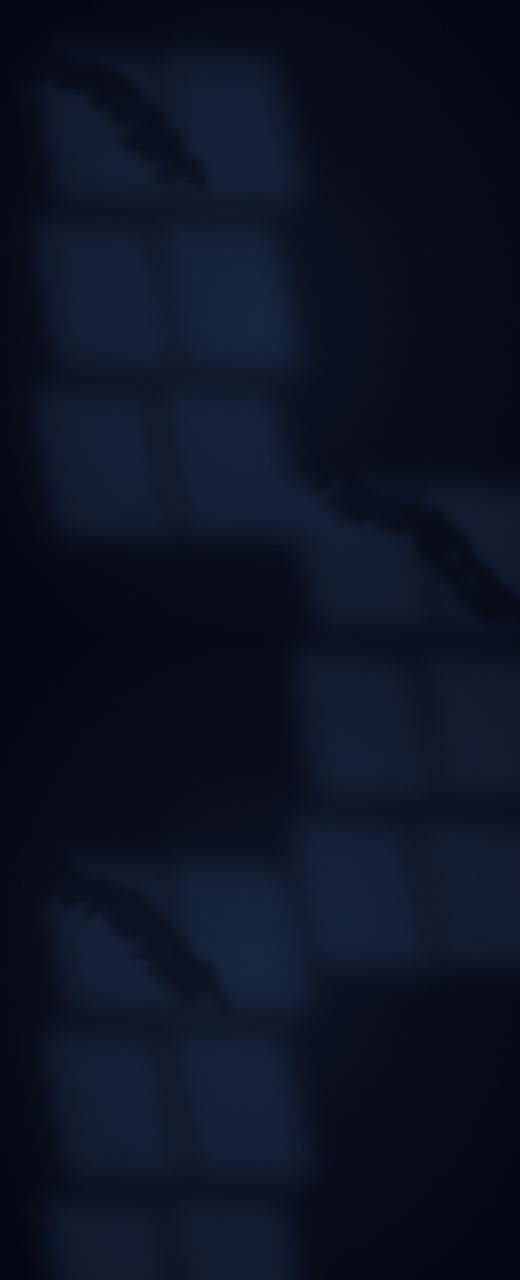
#> input picture tools/reel_v7/v7-lenguaje-corporal-auriemma/wall2.jpg, 2600 x 6400 px, given in place of geno.jpg, which was not available (shown at 1/5 size); the run also reads 1 picture not shown here
$ python cut.py
#> lines starting #> are read from the running program, lines starting #| are printed output that depends on the picture; after the words box and inside, x2 and y2 are one past the last pixel; in counts of white or black regions, pixels touching at a corner belong together
### tools/reel_v7/bielsa/grade.py
"""B/N de negros profundos; solo sobrevive el azul (equipación, detalles), llevado al azul de marca. Máscara suavizada."""
import cv2, numpy as np, sys
def grade(src, dst, keep_blue=True):
#> called with src = 'photos/geno_crop.jpg', dst = 'img/geno_g.jpg', keep_blue = True
    im = cv2.imread(src, cv2.IMREAD_UNCHANGED)
    a = im[..., 3] if im.shape[2] == 4 else None
    bgr = im[..., :3].astype(np.float32) / 255
    g = cv2.cvtColor((bgr*255).astype(np.uint8), cv2.COLOR_BGR2GRAY).astype(np.float32)/255
    g = np.clip((g - 0.06) / 0.88, 0, 1); g = g**1.18                         # negros profundos
    g = g*g*(3-2*g)*0.55 + g*0.45                                            # curva en S suave
    out = np.dstack([g, g, g])
    if keep_blue:
        hsv = cv2.cvtColor((bgr*255).astype(np.uint8), cv2.COLOR_BGR2HSV).astype(np.float32)
        h, s, v = hsv[..., 0], hsv[..., 1], hsv[..., 2]
        m = ((h > 95) & (h < 128) & (s > 95) & (v > 45)).astype(np.float32)
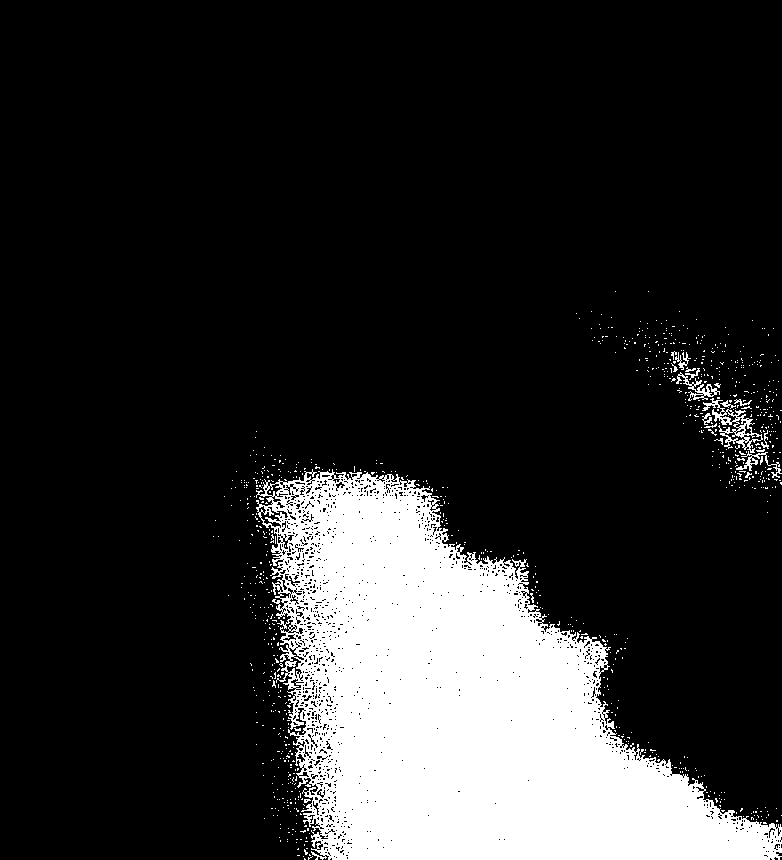
#> m: shape (860, 782) float32; values 0 (black) and 1 (white), 16.9% white; 908 white regions (891 under 20 px), largest, box (x1, y1, x2, y2) and area: (256, 469, 782, 860) 109962, (702, 398, 763, 453) 807, (676, 372, 720, 401) 330
        m = cv2.morphologyEx(m, cv2.MORPH_OPEN, np.ones((3, 3), np.uint8))
#> m: shape (860, 782) float32; values 0 (black) and 1 (white), 15.4% white; 132 white regions (90 under 20 px), largest, box (x1, y1, x2, y2) and area: (279, 474, 782, 860) 101062, (288, 612, 304, 625) 95, (278, 497, 288, 512) 90
        m = cv2.GaussianBlur(m, (0, 0), 3.5)
        brand = np.array([255, 109, 99], np.float32)/255   # #636DFF en BGR
        light = np.array([255, 168, 106], np.float32)/255  # #6AA8FF
        lum = np.clip(g*1.25, 0, 1)[..., None]
        col = brand*(1-lum)*1.1 + light*lum
        col = col*(0.35+0.75*lum)
        out = out*(1-m[..., None]) + col*m[..., None]
    out = (np.clip(out, 0, 1)*255).astype(np.uint8)
    if a is not None: out = np.dstack([out, a])
    cv2.imwrite(dst, out)
# [4 lines that do not run on import are left out]

### tools/reel_v7/v7-lenguaje-corporal-auriemma/cut.py
"""Preparación de fotos (v7-lenguaje-corporal-auriemma). python3 cut.py
Las fotos se bajan en el sandbox de Higgsfield (Commons no descarga desde nuestro contenedor) y llegan por image_paths:
- Geno-Auriemma-UConn-vs-Texas-3-23-08.jpg → photos/geno.jpg (782×988, original)
- Breanna_Stewart_2015.jpg → photos/stewart.jpg (335×562, original)
- Harry_A._Gampel_Pavilion_…DSC09954.JPG → photos/gampel.jpg (1200 px)
- UConn_Huskies_at_Minnesota_…070_(53345964171).jpg → photos/bench.jpg (1400 px)
Se probó rembg (u2net_human_seg): el recorte arrastraba caras del público detrás de Auriemma y abría un hueco en el trofeo
de Stewart. No queda limpio → las cuatro fotos van enmarcadas (recortadas y graduadas, B/N con el azul)."""
import sys; sys.path.insert(0, '../bielsa'); from grade import grade
from PIL import Image
Image.open('photos/geno.jpg').crop((0, 0, 782, 860)).save('photos/geno_crop.jpg', quality=94)
grade('photos/geno_crop.jpg', 'img/geno_g.jpg', keep_blue=True)
grade('photos/stewart.jpg', 'img/stewart_g.jpg', keep_blue=True)
#> call 2 of grade, with src = 'photos/stewart.jpg', dst = 'img/stewart_g.jpg', keep_blue = True
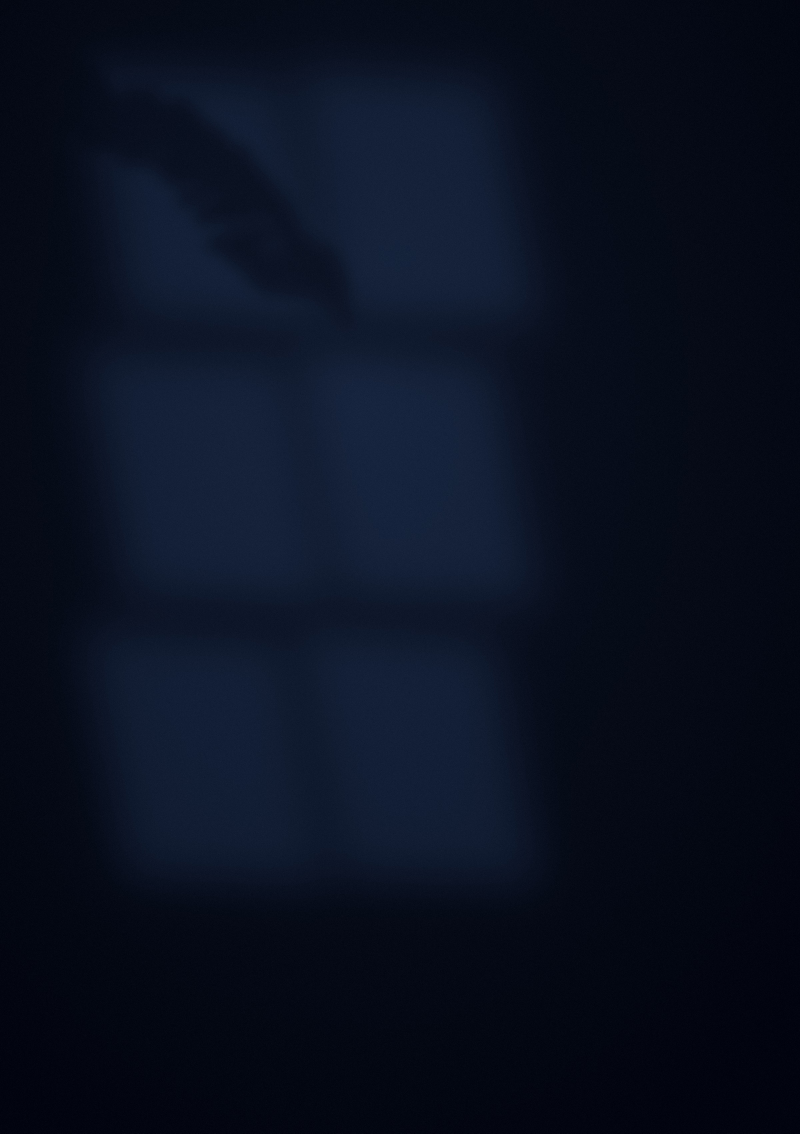
#> input picture tools/reel_v7/bielsa/wall.jpg, 2400 x 3400 px, given in place of stewart.jpg, which was not available (shown at 1/3 size)
#> in grade, im is the input picture: shape (3400, 2400, 3); mean B, G, R 32.2, 16.5, 9.7
#> in grade (call 2), `m = ((h > 95) & (h < 128) & (s > 95) & (v > 45)).astype(np.float32)`: m: shape (3400, 2400) float32; values 0 (black) and 1 (white), 25.7% white; 12556 white regions (12324 under 20 px), largest, box (x1, y1, x2, y2) and area: (306, 229, 1584, 1814) 1405441, (318, 1882, 1539, 2599) 655434, (949, 2427, 974, 2466) 304
#> in grade (call 2), `m = cv2.morphologyEx(m, cv2.MORPH_OPEN, np.ones((3, 3), np.uint8))`: m: shape (3400, 2400) float32; values 0 (black) and 1 (white), 22.9% white; 2751 white regions (1893 under 20 px), largest, box (x1, y1, x2, y2) and area: (329, 1011, 1553, 1791) 761443, (600, 250, 1566, 974) 398823, (898, 1911, 1512, 2571) 290320
grade('photos/gampel.jpg', 'img/gampel_g.jpg', keep_blue=True)
#> call 3 of grade, with src = 'photos/gampel.jpg', dst = 'img/gampel_g.jpg', keep_blue = True
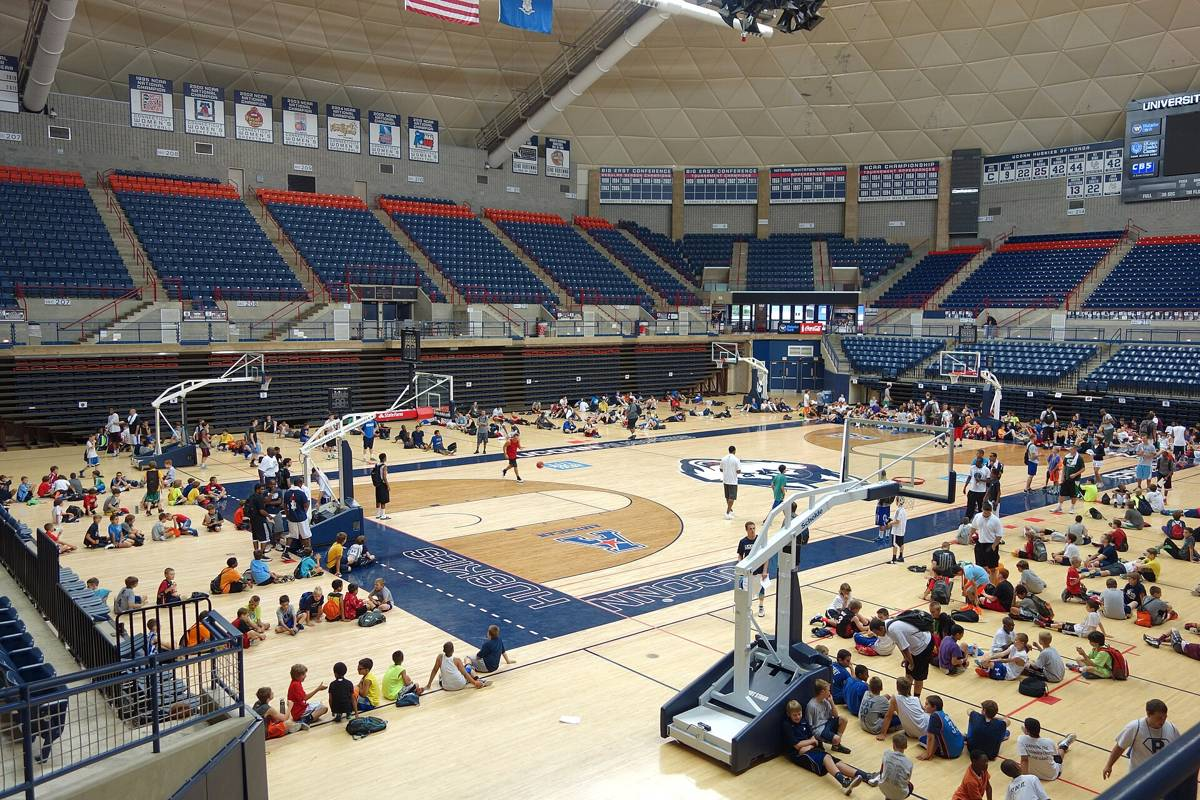
#> input picture tools/reel_v7/v7-lenguaje-corporal-auriemma/photos/gampel.jpg, 1200 x 800 px
#> in grade, im is the input picture: shape (800, 1200, 3); mean B, G, R 108.5, 116, 121.4
#> in grade (call 3), `g = g ** 1.18`:
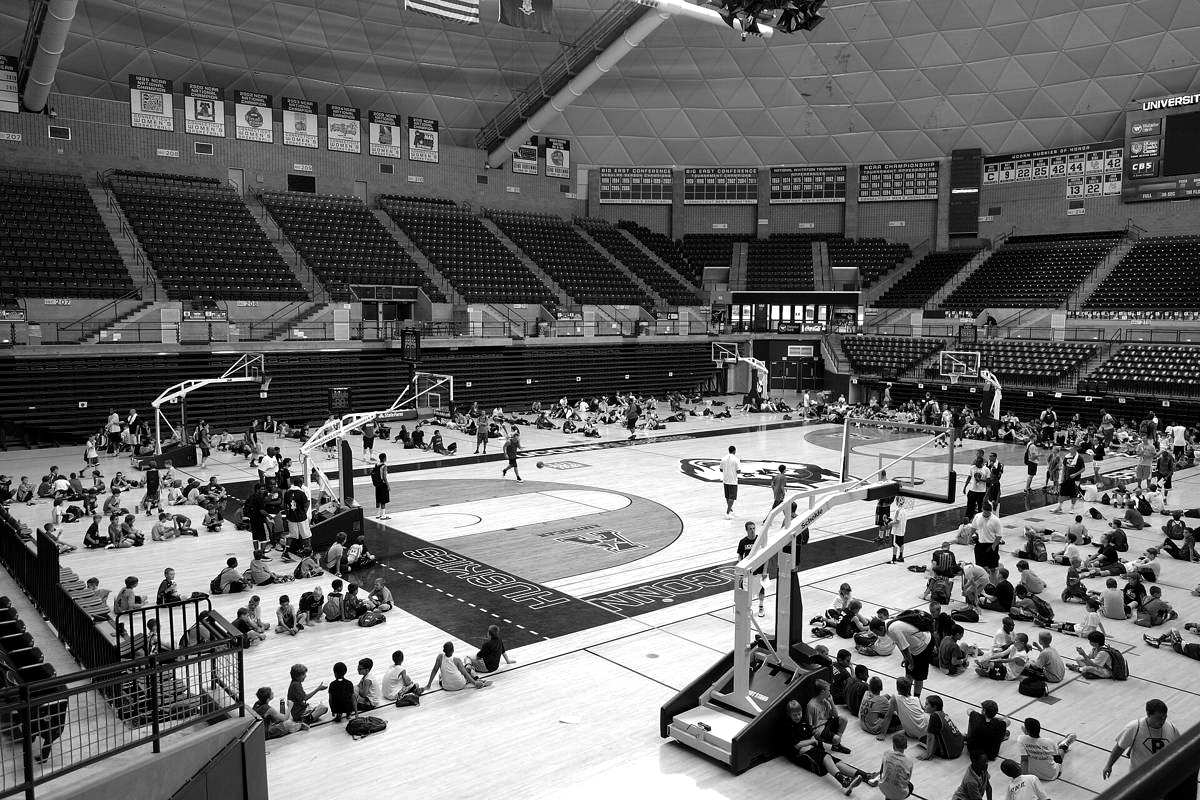
#> g: shape (800, 1200) float32; min 0, max 1, mean 0.41
#> in grade (call 3), `hsv = cv2.cvtColor((bgr*255).astype(np.uint8), cv2.COLOR_BGR2HSV).asty..`:
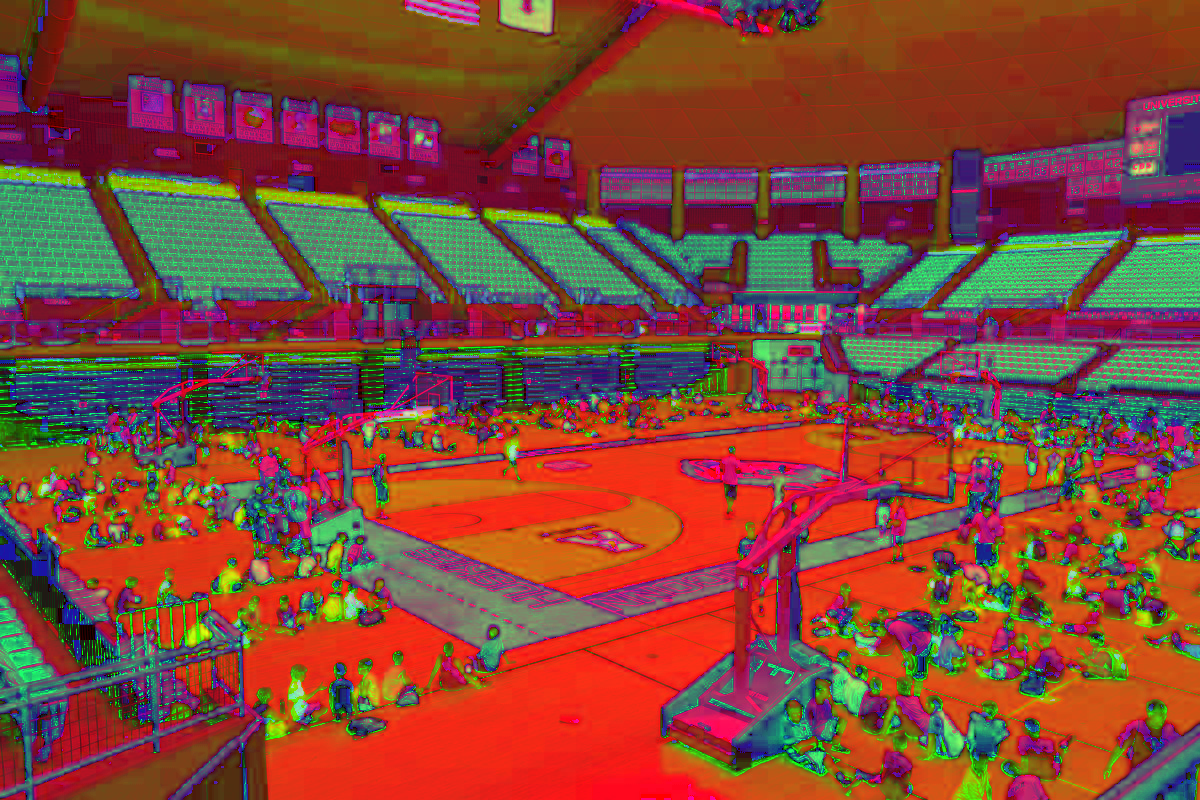
#> hsv: shape (800, 1200, 3) float32; mean B, G, R 56.4, 71.6, 130.8
Image.open('photos/bench.jpg').crop((0, 220, 1400, 760)).save('photos/bench_crop.jpg', quality=94)
grade('photos/bench_crop.jpg', 'img/bench_g.jpg', keep_blue=True)
